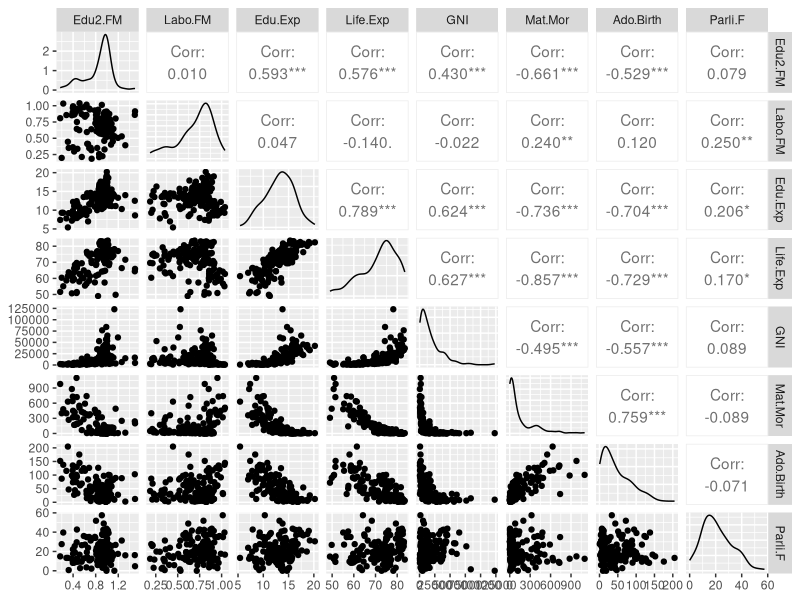
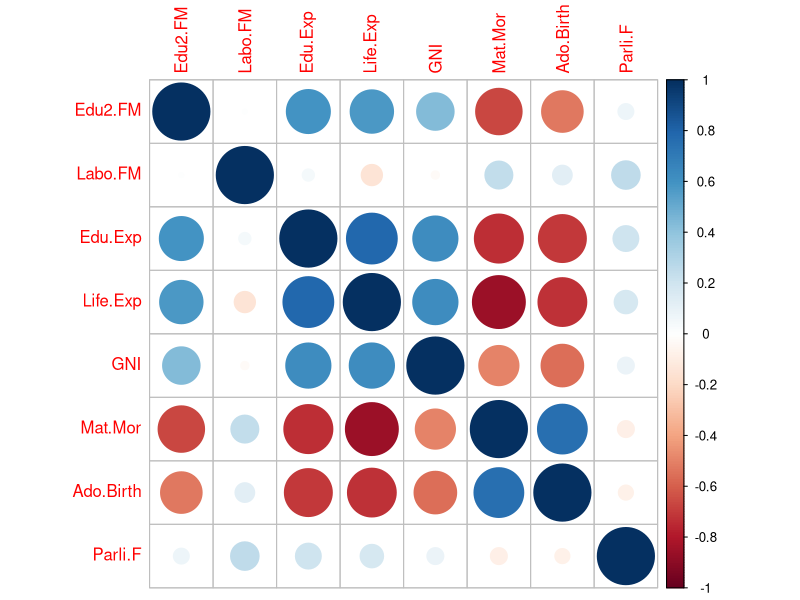
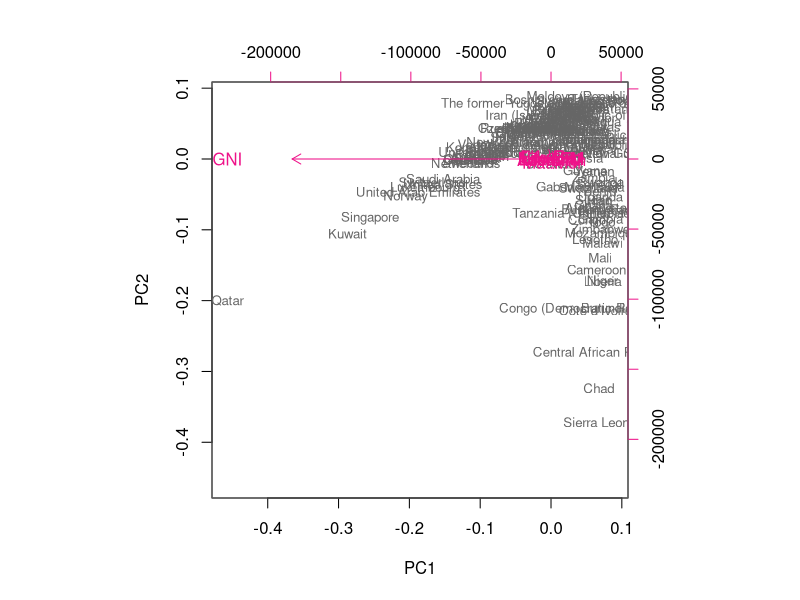
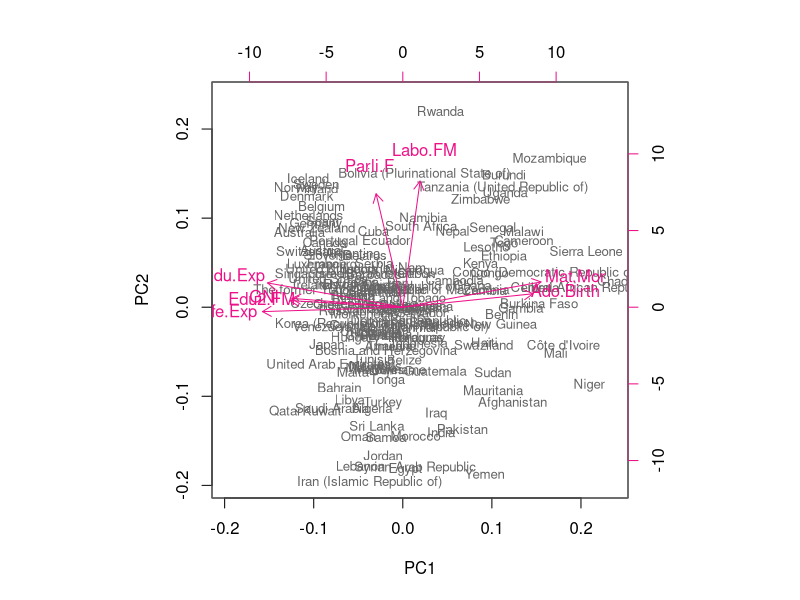
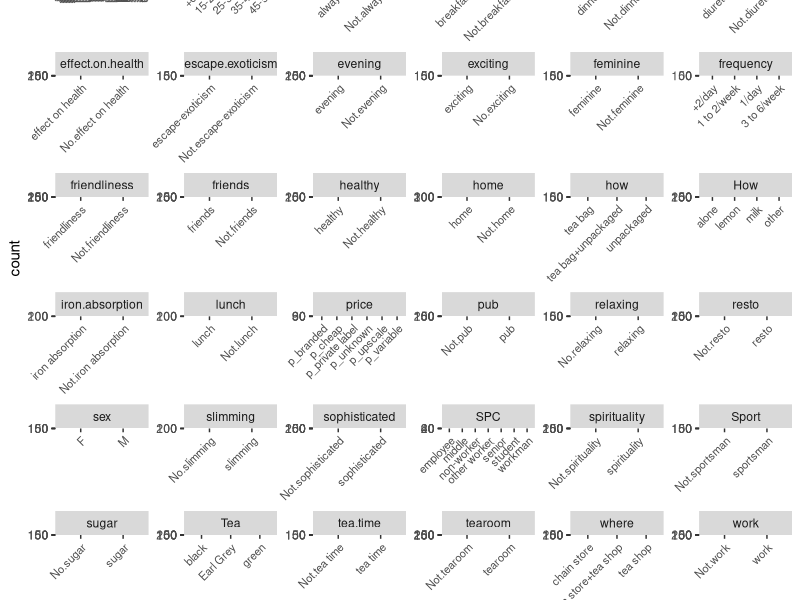
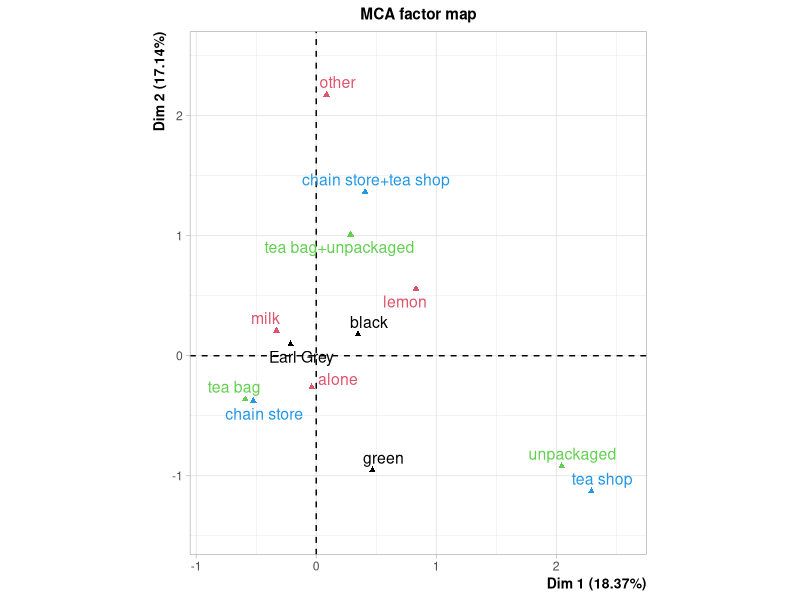

These figures' R source, in order:
## ---- chunk 1
knitr::opts_chunk$set(echo = TRUE)
## ---- chunk 2
##human <- read.table("http://s3.amazonaws.com/assets.datacamp.com/production/course_2218/datasets/human2.txt", sep  =",", header = T)
human = read.table("data/human2.txt", header=TRUE, sep=",")
## ---- chunk 3
#install.packages("corrplot")
#install.packages("corrplot")
#install.packages("dplyr")

library(GGally)
library(corrplot)
library(dplyr)
## ---- chunk 4
summary(human)
## ---- chunk 5
# visualize the 'human' variables
ggpairs(human)
## ---- chunk 6
# compute the correlation matrix and visualize it with corrplot
cor(human) %>% corrplot
## ---- chunk 7
# perform principal component analysis
pca_human <- prcomp(human)
summary(pca_human)
## ---- chunk 8
biplot(pca_human, choices = 1:2, cex = c(0.8, 1), col = c("grey40", "deeppink2"))
## ---- chunk 9
# perform principal component analysis (with the SVD method)
human_std <- scale(human)
## ---- chunk 10
# perform principal component analysis (with the SVD method)
pca_human_std <- prcomp(human_std)
## ---- chunk 11
summary(pca_human_std)
## ---- chunk 12
# draw a biplot
biplot(pca_human_std, choices = 1:2, cex = c(0.8, 1), col = c("grey40", "deeppink2"))
## ---- chunk 13
install.packages('FactoMineR', repos = "http://cloud.r-project.org")
library(FactoMineR)
data(tea)
## ---- chunk 14
summary(tea)
str(tea)
## ---- chunk 15
# visualize the dataset
library(tidyr)
gather(tea) %>% ggplot(aes(value)) + facet_wrap("key", scales = "free") + geom_bar() + theme(axis.text.x = element_text(angle = 45, hjust = 1, size = 8))
## ---- chunk 16
# column names to keep in the dataset
keep_columns <- c("Tea", "How", "how", "where")
# select the 'keep_columns' to create a new dataset
tea_vars <- select(tea, one_of(keep_columns))
head(tea_vars)
## ---- chunk 17
# multiple correspondence analysis
mca <- MCA(tea_vars, graph = FALSE)
# summary of the model
summary(mca)
## ---- chunk 18
# visualize MCA
plot(mca, invisible=c("ind"), habillage = "quali")
